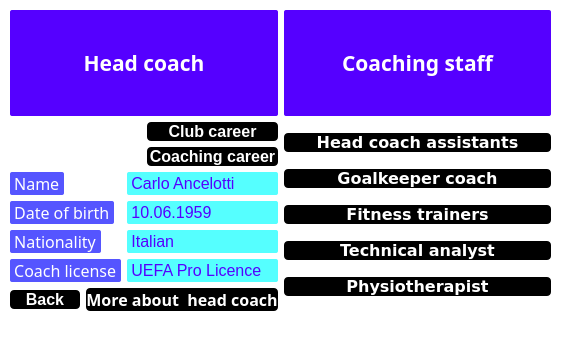
<?xml version="1.0" encoding="UTF-8"?>
<ui version="4.0">
 <class>Coach</class>
 <widget class="QMainWindow" name="Coach">
  <property name="geometry">
   <rect>
    <x>0</x>
    <y>0</y>
    <width>561</width>
    <height>358</height>
   </rect>
  </property>
  <property name="windowTitle">
   <string>MainWindow</string>
  </property>
  <property name="styleSheet">
   <string notr="true">QWidget {
background-color: rgb(255, 255, 255);
}</string>
  </property>
  <widget class="QWidget" name="centralwidget">
   <widget class="QWidget" name="verticalLayoutWidget_4">
    <property name="geometry">
     <rect>
      <x>10</x>
      <y>10</y>
      <width>541</width>
      <height>301</height>
     </rect>
    </property>
    <layout class="QVBoxLayout" name="verticalLayout_4">
     <item>
      <layout class="QHBoxLayout" name="horizontalLayout_4">
       <item>
        <widget class="QLabel" name="label">
         <property name="font">
          <font>
           <family>Perpetua Titling MT</family>
           <pointsize>16</pointsize>
           <weight>75</weight>
           <bold>true</bold>
          </font>
         </property>
         <property name="styleSheet">
          <string notr="true">QLabel {
color: rgb(255, 255, 255);
background-color: rgb(85, 0, 255);
border-radius: 2px;
}</string>
         </property>
         <property name="text">
          <string>Head coach</string>
         </property>
         <property name="alignment">
          <set>Qt::AlignCenter</set>
         </property>
        </widget>
       </item>
       <item>
        <widget class="QLabel" name="label_2">
         <property name="font">
          <font>
           <family>Perpetua Titling MT</family>
           <pointsize>16</pointsize>
           <weight>75</weight>
           <bold>true</bold>
          </font>
         </property>
         <property name="styleSheet">
          <string notr="true">QLabel {
color: rgb(255, 255, 255);
background-color: rgb(85, 0, 255);
border-radius: 2px;
}</string>
         </property>
         <property name="text">
          <string>Coaching staff</string>
         </property>
         <property name="alignment">
          <set>Qt::AlignCenter</set>
         </property>
        </widget>
       </item>
      </layout>
     </item>
     <item>
      <layout class="QHBoxLayout" name="horizontalLayout_3">
       <item>
        <layout class="QVBoxLayout" name="verticalLayout_2">
         <item>
          <layout class="QHBoxLayout" name="horizontalLayout">
           <item>
            <widget class="QLabel" name="label_3">
             <property name="text">
              <string/>
             </property>
             <property name="pixmap">
              <pixmap resource="ressources.qrc">:/FC resources/photo_2022-05-22_14-06-27.jpg</pixmap>
             </property>
            </widget>
           </item>
           <item>
            <layout class="QVBoxLayout" name="verticalLayout">
             <item>
              <widget class="QPushButton" name="pushButton_2">
               <property name="font">
                <font>
                 <pointsize>12</pointsize>
                 <weight>75</weight>
                 <bold>true</bold>
                </font>
               </property>
               <property name="styleSheet">
                <string notr="true">QPushButton {
background-color: rgb(0, 0, 0);
color: rgb(255, 255, 255);
border-radius: 4px;
}
QPushButton:hover:!pressed { 
background-color: rgb(255, 255, 255);
color: rgb(0, 0, 0);
}</string>
               </property>
               <property name="text">
                <string>Club career</string>
               </property>
              </widget>
             </item>
             <item>
              <widget class="QPushButton" name="pushButton_6">
               <property name="font">
                <font>
                 <pointsize>12</pointsize>
                 <weight>75</weight>
                 <bold>true</bold>
                </font>
               </property>
               <property name="styleSheet">
                <string notr="true">QPushButton {
background-color: rgb(0, 0, 0);
color: rgb(255, 255, 255);
border-radius: 4px;
}
QPushButton:hover:!pressed { 
background-color: rgb(255, 255, 255);
color: rgb(0, 0, 0);
}</string>
               </property>
               <property name="text">
                <string>Coaching career</string>
               </property>
              </widget>
             </item>
            </layout>
           </item>
          </layout>
         </item>
         <item>
          <layout class="QFormLayout" name="formLayout">
           <item row="0" column="0">
            <widget class="QLabel" name="label_4">
             <property name="font">
              <font>
               <family>Sitka Small</family>
               <pointsize>12</pointsize>
               <weight>50</weight>
               <bold>false</bold>
              </font>
             </property>
             <property name="styleSheet">
              <string notr="true">QLabel {
color: rgb(255, 255, 255);
background-color: rgb(85, 85, 255);
border-radius: 2px;
}</string>
             </property>
             <property name="text">
              <string> Name </string>
             </property>
            </widget>
           </item>
           <item row="0" column="1">
            <widget class="QLabel" name="label_8">
             <property name="font">
              <font>
               <pointsize>12</pointsize>
               <weight>50</weight>
               <bold>false</bold>
              </font>
             </property>
             <property name="styleSheet">
              <string notr="true">QLabel {
color: rgb(85, 0, 255);
	background-color: rgb(85, 255, 255);
border-radius: 2px;
}</string>
             </property>
             <property name="text">
              <string> Carlo Ancelotti </string>
             </property>
            </widget>
           </item>
           <item row="1" column="0">
            <widget class="QLabel" name="label_5">
             <property name="font">
              <font>
               <family>Sitka Small</family>
               <pointsize>12</pointsize>
               <weight>50</weight>
               <bold>false</bold>
              </font>
             </property>
             <property name="styleSheet">
              <string notr="true">QLabel {
color: rgb(255, 255, 255);
background-color: rgb(85, 85, 255);
border-radius: 2px;
}</string>
             </property>
             <property name="text">
              <string> Date of birth </string>
             </property>
            </widget>
           </item>
           <item row="1" column="1">
            <widget class="QLabel" name="label_9">
             <property name="font">
              <font>
               <pointsize>12</pointsize>
               <weight>50</weight>
               <bold>false</bold>
              </font>
             </property>
             <property name="styleSheet">
              <string notr="true">QLabel {
color: rgb(85, 0, 255);
	background-color: rgb(85, 255, 255);
border-radius: 2px;
}</string>
             </property>
             <property name="text">
              <string> 10.06.1959 </string>
             </property>
            </widget>
           </item>
           <item row="2" column="0">
            <widget class="QLabel" name="label_6">
             <property name="font">
              <font>
               <family>Sitka Small</family>
               <pointsize>12</pointsize>
               <weight>50</weight>
               <bold>false</bold>
              </font>
             </property>
             <property name="styleSheet">
              <string notr="true">QLabel {
color: rgb(255, 255, 255);
background-color: rgb(85, 85, 255);
border-radius: 2px;
}</string>
             </property>
             <property name="text">
              <string> Nationality </string>
             </property>
            </widget>
           </item>
           <item row="2" column="1">
            <widget class="QLabel" name="label_10">
             <property name="font">
              <font>
               <pointsize>12</pointsize>
               <weight>50</weight>
               <bold>false</bold>
              </font>
             </property>
             <property name="styleSheet">
              <string notr="true">QLabel {
color: rgb(85, 0, 255);
	background-color: rgb(85, 255, 255);
border-radius: 2px;
}</string>
             </property>
             <property name="text">
              <string> Italian </string>
             </property>
            </widget>
           </item>
           <item row="3" column="0">
            <widget class="QLabel" name="label_7">
             <property name="font">
              <font>
               <family>Sitka Small</family>
               <pointsize>12</pointsize>
               <weight>50</weight>
               <bold>false</bold>
              </font>
             </property>
             <property name="styleSheet">
              <string notr="true">QLabel {
color: rgb(255, 255, 255);
background-color: rgb(85, 85, 255);
border-radius: 2px;
}</string>
             </property>
             <property name="text">
              <string> Сoach license </string>
             </property>
            </widget>
           </item>
           <item row="3" column="1">
            <widget class="QLabel" name="label_11">
             <property name="font">
              <font>
               <pointsize>12</pointsize>
               <weight>50</weight>
               <bold>false</bold>
              </font>
             </property>
             <property name="styleSheet">
              <string notr="true">QLabel {
color: rgb(85, 0, 255);
	background-color: rgb(85, 255, 255);
border-radius: 2px;
}</string>
             </property>
             <property name="text">
              <string> UEFA Pro Licence </string>
             </property>
            </widget>
           </item>
          </layout>
         </item>
         <item>
          <layout class="QHBoxLayout" name="horizontalLayout_2">
           <item>
            <widget class="QPushButton" name="pushButton_9">
             <property name="font">
              <font>
               <family>Yu Gothic UI</family>
               <pointsize>12</pointsize>
               <weight>75</weight>
               <bold>true</bold>
              </font>
             </property>
             <property name="styleSheet">
              <string notr="true">QPushButton {
background-color: rgb(0, 0, 0);
color: rgb(255, 255, 255);
border-radius: 4px;
}
QPushButton:hover:!pressed { 
background-color: rgb(255, 255, 255);
color: rgb(0, 0, 0);
}</string>
             </property>
             <property name="text">
              <string>Back</string>
             </property>
            </widget>
           </item>
           <item>
            <widget class="QPushButton" name="pushButton_8">
             <property name="font">
              <font>
               <family>Sitka Text</family>
               <pointsize>12</pointsize>
               <weight>75</weight>
               <bold>true</bold>
              </font>
             </property>
             <property name="styleSheet">
              <string notr="true">QPushButton {
background-color: rgb(0, 0, 0);
color: rgb(255, 255, 255);
border-radius: 4px;
}
QPushButton:hover:!pressed { 
background-color: rgb(255, 255, 255);
color: rgb(0, 0, 0);
}</string>
             </property>
             <property name="text">
              <string>More about  head coach</string>
             </property>
            </widget>
           </item>
          </layout>
         </item>
        </layout>
       </item>
       <item>
        <layout class="QVBoxLayout" name="verticalLayout_3">
         <item>
          <widget class="QPushButton" name="pushButton">
           <property name="font">
            <font>
             <family>Verdana</family>
             <pointsize>12</pointsize>
             <weight>75</weight>
             <bold>true</bold>
            </font>
           </property>
           <property name="styleSheet">
            <string notr="true">QPushButton {
background-color: rgb(0, 0, 0);
color: rgb(255, 255, 255);
border-radius: 4px;
}
QPushButton:hover:!pressed { 
background-color: rgb(255, 255, 255);
color: rgb(0, 0, 0);
}</string>
           </property>
           <property name="text">
            <string>Head coach assistants</string>
           </property>
          </widget>
         </item>
         <item>
          <widget class="QPushButton" name="pushButton_3">
           <property name="font">
            <font>
             <family>Verdana</family>
             <pointsize>12</pointsize>
             <weight>75</weight>
             <bold>true</bold>
            </font>
           </property>
           <property name="styleSheet">
            <string notr="true">QPushButton {
background-color: rgb(0, 0, 0);
color: rgb(255, 255, 255);
border-radius: 4px;
}
QPushButton:hover:!pressed { 
background-color: rgb(255, 255, 255);
color: rgb(0, 0, 0);
}</string>
           </property>
           <property name="text">
            <string>Goalkeeper coach</string>
           </property>
          </widget>
         </item>
         <item>
          <widget class="QPushButton" name="pushButton_4">
           <property name="font">
            <font>
             <family>Verdana</family>
             <pointsize>12</pointsize>
             <weight>75</weight>
             <bold>true</bold>
            </font>
           </property>
           <property name="styleSheet">
            <string notr="true">QPushButton {
background-color: rgb(0, 0, 0);
color: rgb(255, 255, 255);
border-radius: 4px;
}
QPushButton:hover:!pressed { 
background-color: rgb(255, 255, 255);
color: rgb(0, 0, 0);
}</string>
           </property>
           <property name="text">
            <string>Fitness trainers</string>
           </property>
          </widget>
         </item>
         <item>
          <widget class="QPushButton" name="pushButton_5">
           <property name="font">
            <font>
             <family>Verdana</family>
             <pointsize>12</pointsize>
             <weight>75</weight>
             <bold>true</bold>
            </font>
           </property>
           <property name="styleSheet">
            <string notr="true">QPushButton {
background-color: rgb(0, 0, 0);
color: rgb(255, 255, 255);
border-radius: 4px;
}
QPushButton:hover:!pressed { 
background-color: rgb(255, 255, 255);
color: rgb(0, 0, 0);
}</string>
           </property>
           <property name="text">
            <string>Technical analyst</string>
           </property>
          </widget>
         </item>
         <item>
          <widget class="QPushButton" name="pushButton_7">
           <property name="font">
            <font>
             <family>Verdana</family>
             <pointsize>12</pointsize>
             <weight>75</weight>
             <bold>true</bold>
            </font>
           </property>
           <property name="styleSheet">
            <string notr="true">QPushButton {
background-color: rgb(0, 0, 0);
color: rgb(255, 255, 255);
border-radius: 4px;
}
QPushButton:hover:!pressed { 
background-color: rgb(255, 255, 255);
color: rgb(0, 0, 0);
}</string>
           </property>
           <property name="text">
            <string>Physiotherapist</string>
           </property>
          </widget>
         </item>
        </layout>
       </item>
      </layout>
     </item>
    </layout>
   </widget>
  </widget>
  <widget class="QMenuBar" name="menubar">
   <property name="geometry">
    <rect>
     <x>0</x>
     <y>0</y>
     <width>561</width>
     <height>20</height>
    </rect>
   </property>
  </widget>
  <widget class="QStatusBar" name="statusbar"/>
 </widget>
 <resources>
  <include location="ressources.qrc"/>
 </resources>
 <connections/>
</ui>
